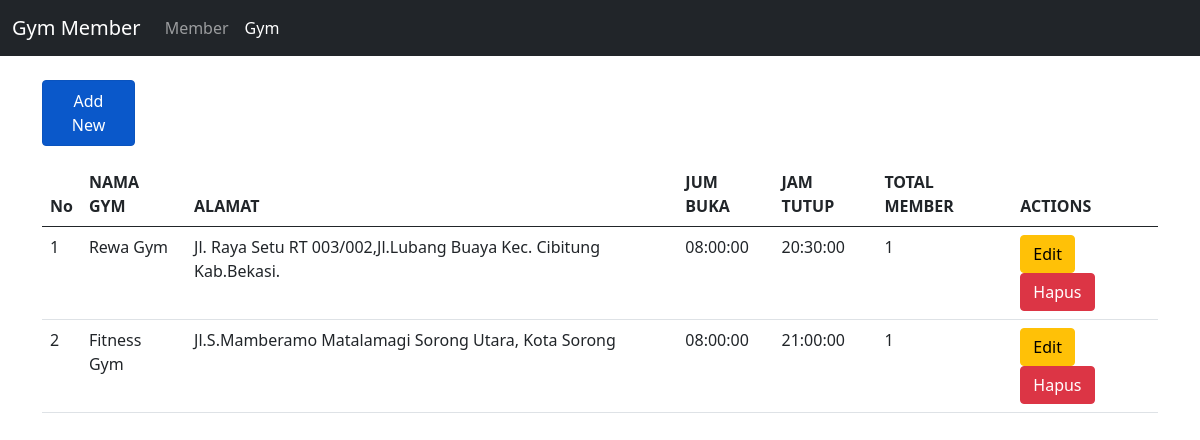
Page /program/gym.php on the committed database.
### tables this page shows
CREATE TABLE `gym` (
  `id` int(11) NOT NULL,
  `nama_gym` varchar(255) NOT NULL,
  `alamat` varchar(255) NOT NULL,
  `jam_buka` time NOT NULL,
  `jam_tutup` time NOT NULL
);

### program/controllers/Gym.controller.php (called while the page is built, shortened)
<?php
include_once("models/Gym.class.php");
include_once("views/Gym.view.php");
class GymController {
  private $gym;
  function __construct(){
    $this->gym = new Gym(Connection::$db_host, Connection::$db_user, Connection::$db_pass, Connection::$db_name);
  }
  public function index() {
    $this->gym->open();
    $this->gym->getGym();
    $data = array(
      'gym' => array()
    );
    while($row = $this->gym->getResult()){
      array_push($data['gym'], $row);
    }
    $view = new GymView();
    $view->render($data);
  }
}

### program/views/Gym.view.php (the view, shortened to what this page needs)
<?php
  class GymView {
    public function render($data){
      $dataGym = null;
      $no = 1;
      foreach($data['gym'] as $val){
        list($id, $nama_gym, $alamat, $jam_buka, $jam_tutup, $total_member) = $val;
        $dataGym .= "<tr>
                <td>" . $no++ . "</td>
                <td>" . $nama_gym . "</td>
                <td>" . $alamat . "</td>
                <td>" . $jam_buka . "</td>
                <td>" . $jam_tutup . "</td>
                <td>" . $total_member . "</td>
                <td>
                  <a href='gym.php?action=edit&id=" . $id .  "' class='btn btn-warning' '>Edit</a>
                  <a href='gym.php?action=delete&id=" . $id . "' class='btn btn-danger' '>Hapus</a>
                </td>";
        $dataGym .= "</tr>";
      }
    }
  }
?>

### rows in the picture
gym: nama_gym "Rewa Gym", alamat "Jl. Raya Setu RT 003/002,Jl.Lubang Buaya Kec. Cibitung Kab.Bekasi.", jam_buka "08:00:00", jam_tutup "20:30:00", total_member "1"
gym: nama_gym "Fitness Gym", alamat "Jl.S.Mamberamo Matalamagi Sorong Utara, Kota Sorong", jam_buka "08:00:00", jam_tutup "21:00:00", total_member "1"

### other values in the picture
$this->content "Gym Member Member Gym Add New No NAMA GYM ALAMAT JUM BUKA JAM TUTUP TOTAL MEMBER ACTIONS"
